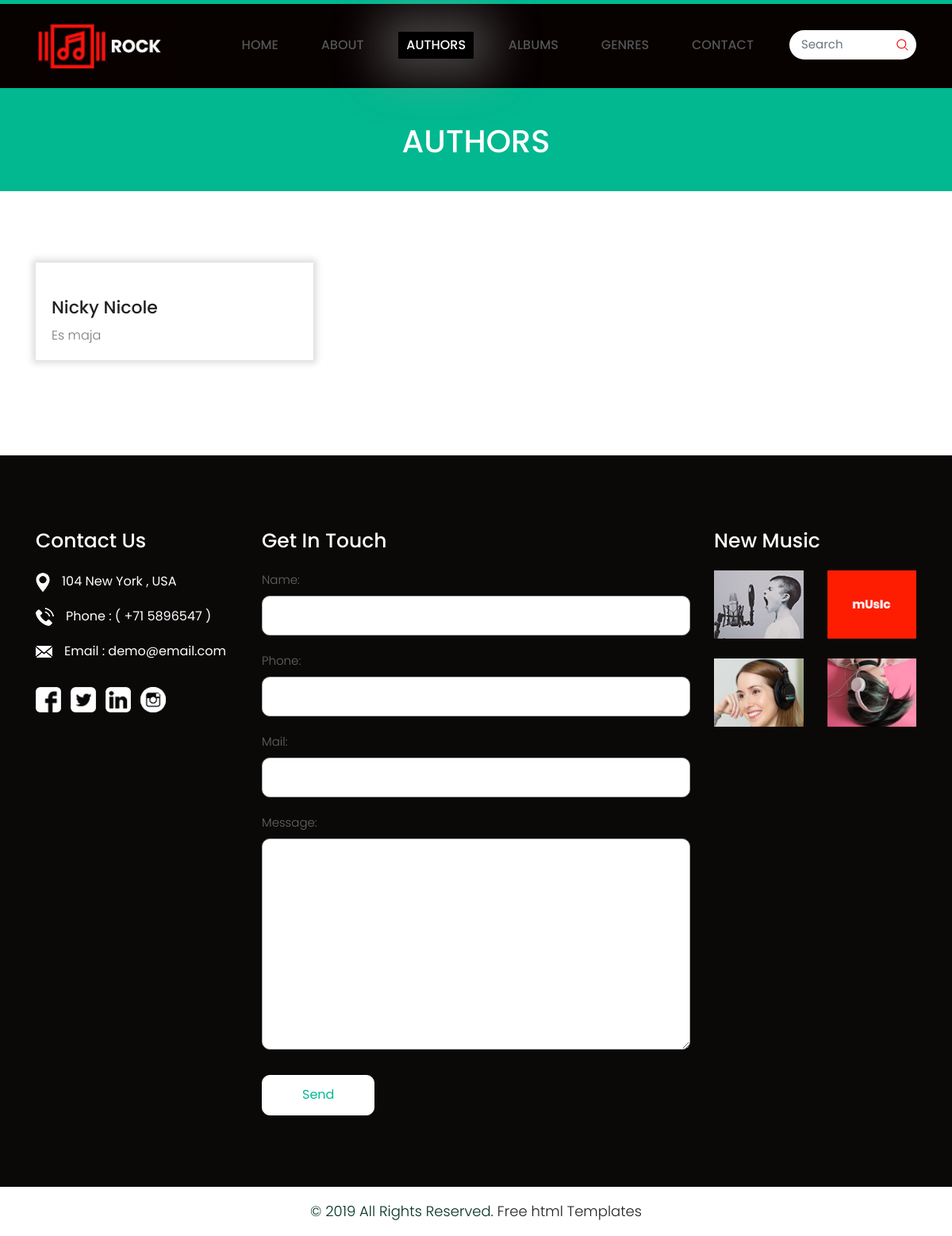
Page /top100/author on the earlier database version.
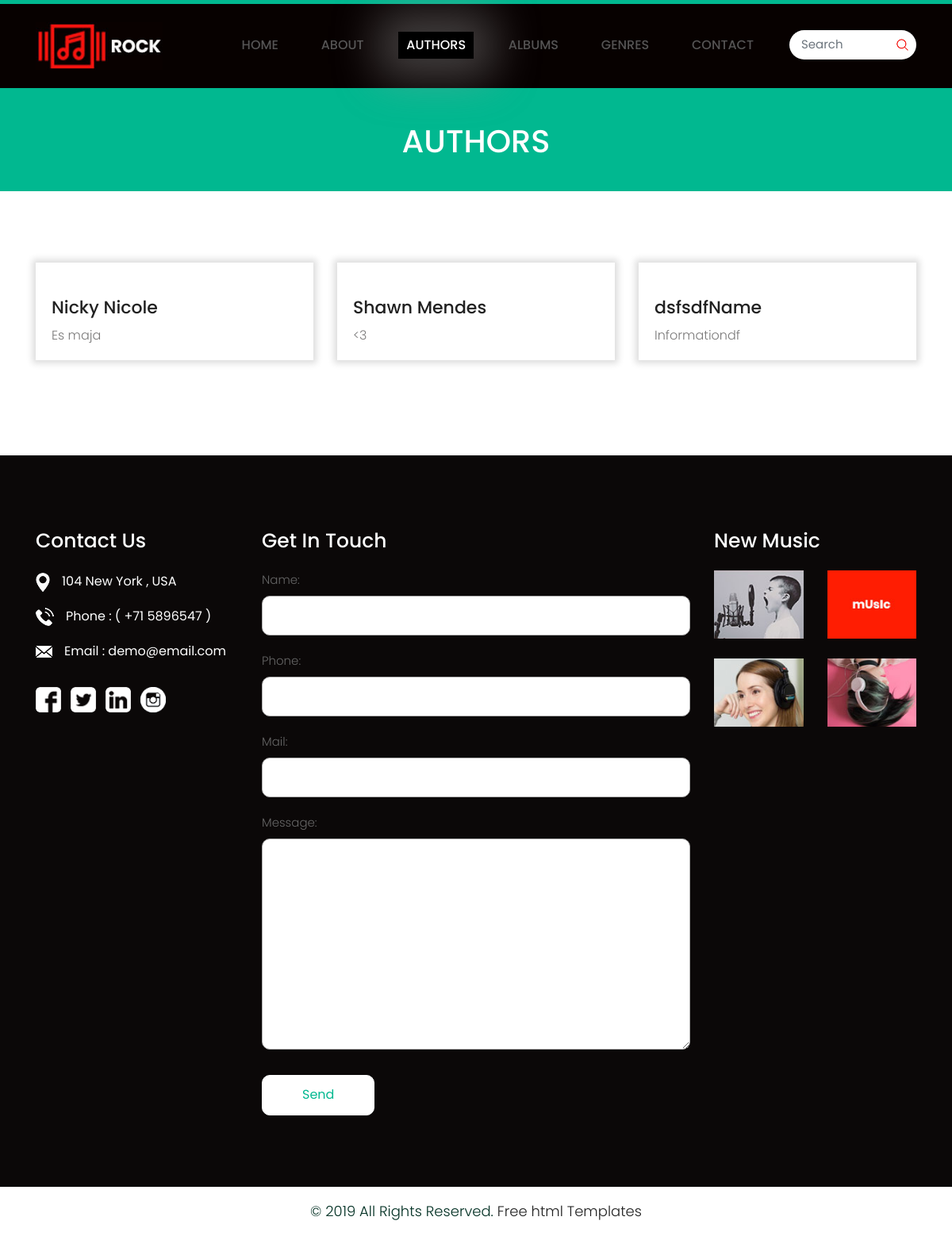
Same page on the later database version.
### top100_app/models.py (models this page shows, shortened)
class Author(models.Model):
    name = models.CharField(max_length = 30, default='Name')
    info = models.CharField(max_length = 200, default='Information')
    image = models.ImageField(upload_to='top100_app/static/image/authors', null = True, blank=True, verbose_name='Image')

### top100_app/views.py (the view, shortened to what this page needs)
def author (request) :
    authors = get_list_or_404(Author.objects.order_by('name'))
    form = ContactForm()
    context = {
        'author_list': authors,
        'form' : form
    }
    return render(request, "author.html", context)

### top100_app/forms.py
class ContactForm(forms.Form):
    name = forms.CharField(widget=forms.TextInput(attrs={'class' : 'contactus'}), max_length= 100)
    phone = forms.CharField(widget=forms.TextInput(attrs={'class' : 'contactus'}), max_length= 13)
    mail = forms.CharField(widget=forms.TextInput(attrs={'class' : 'contactus'}), max_length= 100)
    message = forms.CharField(widget=forms.Textarea(attrs={'class' : 'textarea'}), max_length= 2000)

### top100_app/templates/author.html
{% extends "base.html" %}
{% load static %}
    {% block active%}
    <li> <a href="{% url 'index'%}">Home</a> </li>
    <li> <a href="{% url 'about'%}">About</a> </li>
    <li class="active"> <a href="{% url 'author'%}"> Authors</a> </li>
    <li> <a href="{% url 'album'%}"> Albums</a> </li>
    <li> <a href="{% url 'genre'%}">Genres</a> </li>
    <li> <a href="{% url 'contact'%}">Contact</a> </li>
    {% endblock %}
    {% block body %}
    <div class="blogbg">
        <div class="container">
            <div class="row">
                <div class="col-md-12">
                    <div class="blogtitlepage">
                        <h2>Authors</h2>
                    </div>
                </div>
            </div>
        </div>
    </div>
    <div class="Lastestnews blog">
        <div class="container">
            <div class="row">
                {% if author_list %}
                    {% for c in author_list %}
                        <div class="col-xl-4 col-lg-4 col-md-4 col-sm-12 margin">
                            <div class="news-box">
                                <figure><img src="{% static c.image.name %}" alt="{{ c.image.name }}"/></figure>
                                <h3><a href = "{% url 'author_details' c.id%}">{{c.name}}</a></h3>
                                <p>{{c.info}}</p>
                            </div>
                        </div>
                    {% endfor%}
                {% else %}
                    <h1>THERE ARE NO AUTHORS</h1>
                {% endif %}
            </div>
        </div>
    </div>
    {% endblock%}

Differences in the rows shown:
added Author: name "Shawn Mendes", info "<3"
added Author: name "dsfsdfName", info "Informationdf"
